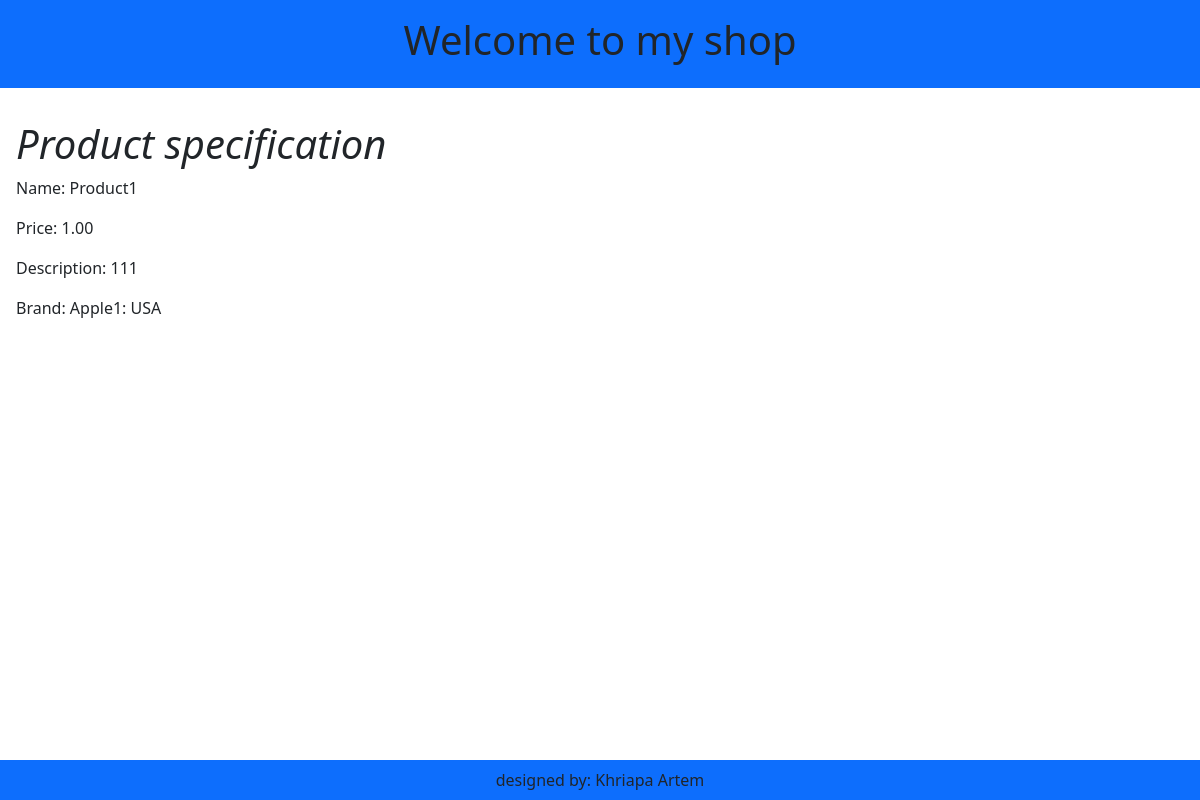
Page /product/1 on the committed database.
### apps/product/models.py (models this page shows, shortened)
class Product(models.Model):
    name = models.CharField(max_length=256)
    price = models.DecimalField(max_digits=12, decimal_places=2)
    created_at = models.DateTimeField(auto_created=True)
    description = models.TextField(null=True, blank=True)
    brand = models.ForeignKey(Brand, on_delete=models.CASCADE, null=True, blank=True)
    class Meta:
        ordering = ['name']

### apps/brand/models.py (models this page shows)
class Brand(models.Model):
    name_brand = models.CharField(max_length=128)
    country_brand = models.CharField(max_length=256)
    description_brand = models.TextField(null=True, blank=True)
    def __str__(self):
        return f'{self.name_brand}: {self.country_brand}'

### apps/product/views.py (the view)
def product_by_id(request, product_id=None, *args, **kwargs):
    if not (products := Product.objects.filter(id=product_id)):
        raise Http404("Product does not exist")
    return render(request, 'product.html', context={'product': products.last()})

### apps/product/templates/product.html
{% extends "base_layout.html" %}
{% block body %}
<div>
    <h1 style="font-style: italic">Product specification</h1>
    <p>Name: {{product.name}}</p>
    <p>Price: {{product.price}}</p>
    <p>Description: {{product.description}}</p>
    <p>Brand: {{product.brand}}</p>
</div>
{% endblock %}

### rows in the picture
Product: name "Product1", price "1.00", description "111", brand "Apple1: USA"
